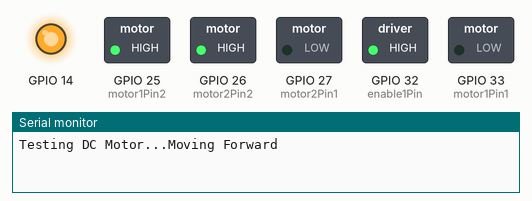
Simulated run of this sketch. Board: ESP32. Shown: switched loads named in the sketch (green lamp = pin HIGH), output pins drawn as LEDs (lit = HIGH), the last lines printed to the serial monitor.

Above: at 0.1 s.
At 3.1 s:
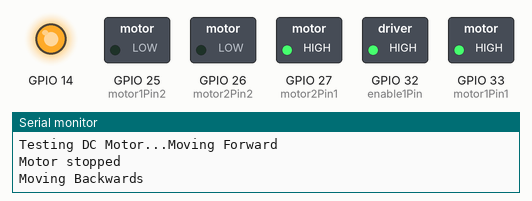
At 5.1 s:
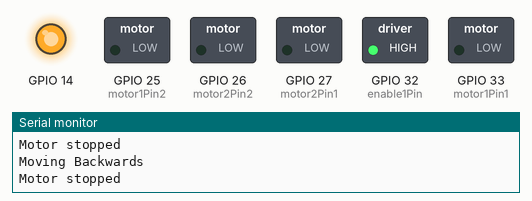
At 22.1 s:
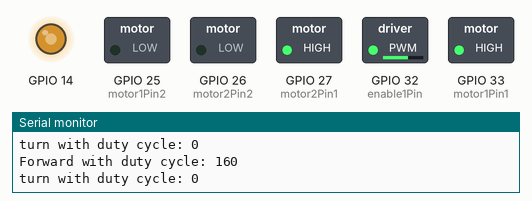
At 32.1 s:
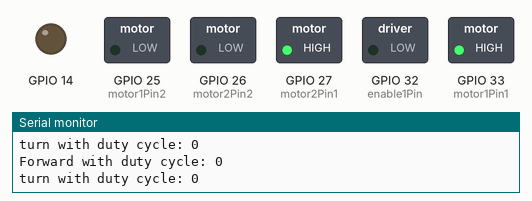
At 39.1 s:
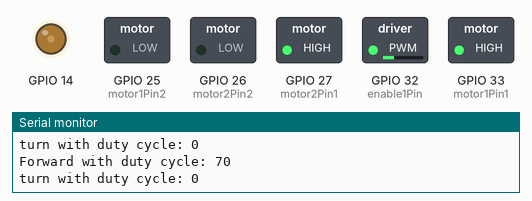
Timing chart, 0 to 40.0 s (numbered marks = the images above):
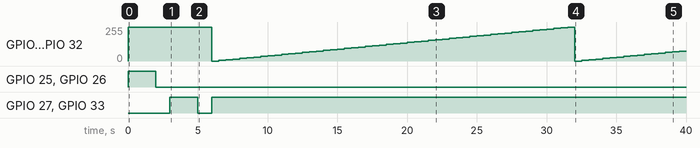

The sketch:

sketch_apr20b.ino
```cpp
/*********
  Rui Santos
  Complete project details at https://RandomNerdTutorials.com/esp32-dc-motor-l298n-motor-driver-control-speed-direction/
*********/

// Motor A
int motor1Pin1 = 33;
int motor1Pin2 = 25;
int enable1Pin = 32;
int motor2Pin1 = 27;
int motor2Pin2 = 26;
const int freq = 30000;
const int pwmChannel = 0;
const int pwmChannel2 = 2;
const int resolution = 8;
int dut=0;
int dut2=0;


void setup() {
  // sets the pins as outputs:
  pinMode(motor1Pin1, OUTPUT);
  pinMode(motor1Pin2, OUTPUT);
  pinMode(enable1Pin, OUTPUT);
  pinMode(motor2Pin1, OUTPUT);
  pinMode(motor2Pin2, OUTPUT);
  pinMode(14,OUTPUT);


  // configure LED PWM functionalitites
  ledcSetup(pwmChannel, freq, resolution);

  // attach the channel to the GPIO to be controlled
  ledcAttachPin(enable1Pin, pwmChannel);


    // configure LED PWM functionalitites
  ledcSetup(pwmChannel2, 10000, 8);

  // attach the channel to the GPIO to be controlled
  ledcAttachPin(14, pwmChannel2);


  Serial.begin(115200);

  // testing
  Serial.print("Testing DC Motor...");
}

void loop() {
  digitalWrite(enable1Pin, HIGH);
  digitalWrite(14,HIGH);
  // Move the DC motor forward at maximum speed
  Serial.println("Moving Forward");
  digitalWrite(motor1Pin1, LOW);
  digitalWrite(motor1Pin2, HIGH);
  digitalWrite(motor2Pin1, LOW);
  digitalWrite(motor2Pin2, HIGH);
  delay(2000);

  // Stop the DC motor
  Serial.println("Motor stopped");
  digitalWrite(motor1Pin1, LOW);
  digitalWrite(motor1Pin2, LOW);
  digitalWrite(motor2Pin1, LOW);
  digitalWrite(motor2Pin2, LOW);
  delay(1000);

  // Move DC motor backwards at maximum speed
  Serial.println("Moving Backwards");
  digitalWrite(motor1Pin1, HIGH);
  digitalWrite(motor1Pin2, LOW);
  digitalWrite(motor2Pin1, HIGH);
  digitalWrite(motor2Pin2, LOW);
  delay(2000);

  // Stop the DC motor
  Serial.println("Motor stopped");
  digitalWrite(motor1Pin1, LOW);
  digitalWrite(motor1Pin2, LOW);
  digitalWrite(motor2Pin1, LOW);
  digitalWrite(motor2Pin2, LOW);
  delay(1000);

  digitalWrite(motor1Pin1, HIGH);
  digitalWrite(motor1Pin2, LOW);
  digitalWrite(motor2Pin1, HIGH);
  digitalWrite(motor2Pin2, LOW);

  while (dut <= 255){
  ledcWrite(pwmChannel, dut);
  ledcWrite(pwmChannel2, dut);
  Serial.print("Forward with duty cycle: ");
  Serial.println(dut);
  Serial.print("turn with duty cycle: ");
  Serial.println(dut2);
  dut = dut + 5;
  delay(500);


}
dut=0;


  while (dut <= 255){
  ledcWrite(pwmChannel, dut);
  ledcWrite(pwmChannel2, dut);
  Serial.print("Forward with duty cycle: ");
  Serial.println(dut);
  Serial.print("turn with duty cycle: ");
  Serial.println(dut2);
  dut = dut + 5;
  delay(500);
}
dut=0;

  // Move DC motor forward with increasing speed

}
```

Measured:
- by itself, GPIO 14, GPIO 32 (enable1Pin): ramps from 0/255 to 255/255 and jumps back, once every 26.0 s
- by itself, GPIO 25 (motor1Pin2), GPIO 26 (motor2Pin2): LOW → HIGH at 0.00 s, → LOW 2.0 s later
- by itself, GPIO 27 (motor2Pin1), GPIO 33 (motor1Pin1): LOW → HIGH at 3.0 s, → LOW 2.0 s later, → HIGH 1.0 s later
